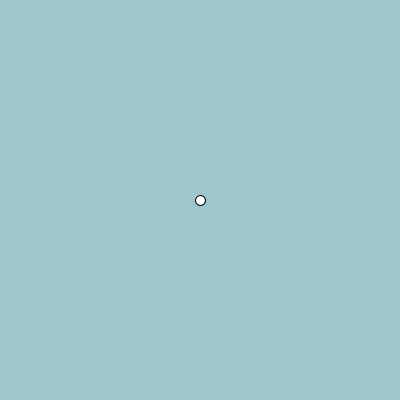
Frame 1 (no input)
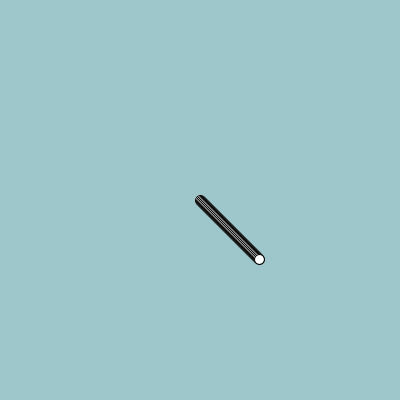
Frame 60 (the mouse pressed at the canvas centre just before this capture)
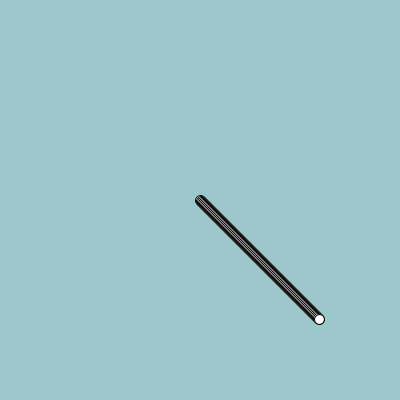
Frame 120 (the mouse held since frame 60 and released just before this capture)

The Processing sketch that drew these frames (run headless with seeded random() and noise(); from frame 60 on, the mouse is pressed at the canvas centre):

// Processing sketch: week08_1
// ── week08_1.pde
//碰撞偵測
void setup(){
  size(400,400);
   background(#9EC7CB);
}
float x=200,y=200,vx=1,vy=1;
void draw(){
  ellipse(x,y,10,10);
  x+=vx;
  y+=vy;
}
